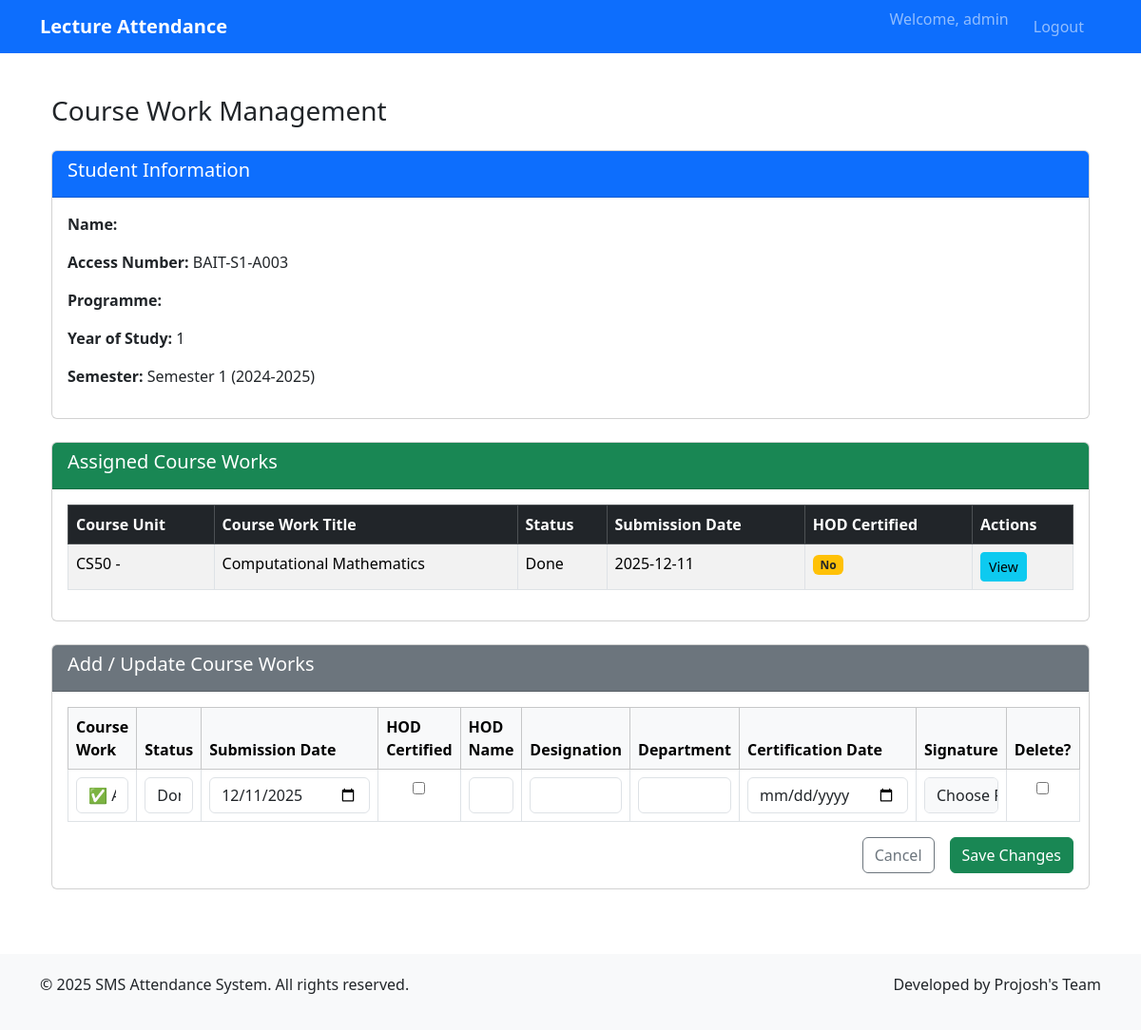
Page /passbook/access/BAIT-S1-A003/course-works/ (signed in) on the committed database.
### accounts/models.py (models this page shows, shortened)
class User(AbstractUser):
    USER_TYPE_CHOICES = (
        ('sysadmin', 'System Administrator'),
        ('student', 'Student'),
        ('dean_of_students', 'Dean of Students'),
        ('finance_director', 'Finance Director'),
        ('academic_registrar', 'Academic Registrar'),
        ('head_of_department', 'Head of Department'),
        ('faculty_dean', 'Faculty Dean'),
        ('medical_officer', 'Medical Officer'),
        ('nche_officer', 'NCHE Officer'),
        ('lecturer', 'Lecturer'),  # Keep if needed
    )
    user_type = models.CharField(max_length=20, choices=USER_TYPE_CHOICES)
    phone_number = models.CharField(max_length=15, unique=True, blank=True, null=True)
    @property
    def is_sysadmin(self):
        return self.user_type == 'sysadmin'
    @property
    def is_student(self):
        return self.user_type == 'student'
    @property
    def is_head_of_department(self):
        return self.user_type == 'head_of_department'
    groups = models.ManyToManyField(
        'auth.Group',
        related_name="accounts_user_groups",
        blank=True,
    )
    user_permissions = models.ManyToManyField(
        'auth.Permission',
        related_name="accounts_user_permissions",
        blank=True,
    )

### pass_book/models.py (models this page shows, shortened)
class AccessNumber(models.Model):
    access_number = models.CharField(max_length=20, unique=True, primary_key=True)
    student = models.ForeignKey(
        Student,
        on_delete=models.CASCADE,
        related_name='access_numbers'
    )
    academic_year = models.ForeignKey('AcademicYear', on_delete=models.CASCADE)
    semester = models.ForeignKey('Semester', on_delete=models.CASCADE)
    year_of_study = models.IntegerField(validators=[MinValueValidator(1), MaxValueValidator(5)])
    generated_date = models.DateTimeField(auto_now_add=True)
    is_active = models.BooleanField(default=True)
    class Meta:
        unique_together = ['student', 'academic_year', 'semester']
        ordering = ['-generated_date']

class Semester(models.Model):
    SEMESTER_CHOICES = [
        (1, 'Semester One'),
        (2, 'Semester Two'),
        (3, 'Semester Three'),
        (4, 'Semester Four'),
        (5, 'Semester Five'),
        (6, 'Semester Six'),
        (7, 'Semester Seven'),
        (8, 'Semester Eight'),
    ]
    number = models.IntegerField(choices=SEMESTER_CHOICES, validators=[MinValueValidator(1), MaxValueValidator(8)])
    academic_year = models.ForeignKey(AcademicYear, on_delete=models.CASCADE)
    start_date = models.DateField()
    end_date = models.DateField()
    is_active = models.BooleanField(default=False)
    class Meta:
        unique_together = ['number', 'academic_year']  # Prevent duplicate semester numbers in same year
        ordering = ['academic_year', 'number']
    def __str__(self):
        return f"Semester {self.number} ({self.academic_year.year_label})"

class AcademicYear(models.Model):
    year_label = models.CharField(max_length=20, unique=True, help_text="e.g., 2023-2024")
    start_date = models.DateField()
    end_date = models.DateField()
    is_active = models.BooleanField(default=False)
    class Meta:
        ordering = ['-start_date']

class StudentCourseWork(models.Model):
    STATUS_CHOICES = [
        ('DONE', 'Done'),
        ('MISSED', 'Missed'),
    ]
    access_number = models.ForeignKey(
        AccessNumber,
        on_delete=models.CASCADE,
        related_name='course_works'
    )
    course_work = models.ForeignKey(CourseWork, on_delete=models.CASCADE)
    status = models.CharField(max_length=10, choices=STATUS_CHOICES, blank=True, null=True)
    submission_date = models.DateField(blank=True, null=True)
    score = models.IntegerField(blank=True, null=True)
    hod_certified = models.BooleanField(default=False)
    hod_name = models.CharField(max_length=200, blank=True, null=True)
    hod_designation = models.CharField(max_length=200, blank=True, null=True)
    hod_department = models.CharField(max_length=100, blank=True, null=True)
    hod_certification_date = models.DateField(blank=True, null=True)
    hod_signature = models.ImageField(upload_to='hod_coursework_signatures/', blank=True, null=True)
    class Meta:
        unique_together = ['access_number', 'course_work']
        verbose_name = "Student Course Work"
        verbose_name_plural = "Student Course Works"

class CourseWork(models.Model):
    title = models.CharField(max_length=200)
    course_unit = models.ForeignKey(
        CourseUnit,
        on_delete=models.CASCADE,
        related_name='course_works'
    )
    description = models.TextField(blank=True, null=True)
    due_date = models.DateField(blank=True, null=True)
    max_score = models.IntegerField(default=100)
    class Meta:
        verbose_name = "Course Work"
        verbose_name_plural = "Course Works"
        ordering = ['title']

class CourseUnit(models.Model):
    code = models.CharField(max_length=20, unique=True)
    title = models.CharField(max_length=200)
    credit_units = models.IntegerField(validators=[MinValueValidator(1), MaxValueValidator(6)])
    description = models.TextField(blank=True, null=True)
    department = models.CharField(max_length=100)
    semester_offered = models.IntegerField(validators=[MinValueValidator(1), MaxValueValidator(8)])
    is_active = models.BooleanField(default=True)
    course = models.ForeignKey(
        Course,
        on_delete=models.CASCADE,
        related_name='course_units'
    )
    class Meta:
        verbose_name = "Course Unit"
        verbose_name_plural = "Course Units"
        ordering = ['code']

### pass_book/views.py (the view, shortened to what this page needs)
# urls.py: path('access/<str:access_number>/course-works/', views.StudentCourseWorkCreateUpdateView.as_view(), name='course_work_manage'),
@method_decorator(login_required, name='dispatch')
class StudentCourseWorkCreateUpdateView(View):
    template_name = 'student_registration/student_course_work_form2.html'
    def get(self, request, access_number):
        if not (request.user.is_head_of_department or request.user.is_sysadmin):
            raise PermissionDenied("Only the Head of Department or System Administrator can manage course work certifications.")
        access_num = get_object_or_404(
            AccessNumber.objects.prefetch_related(
                'course_works__course_work__course_unit'
            ),
            access_number=access_number
        )
        course_works = access_num.course_works.all()
        formset = StudentCourseWorkFormSet(
            instance=access_num,
            form_kwargs={'access_num': access_num}
        )
        return render(request, self.template_name, {
            'access_num': access_num,
            'student': access_num.student,
            'course_works': course_works,
            'formset': formset,
        })

### templates/student_registration/student_course_work_form2.html (shortened to what this page needs)
{% extends 'base.html' %}
{% load static %}
{% block content %}
<div class="container mt-4">
  <h3 class="mb-4">Course Work Management</h3>
  <div class="card mb-4">
    <div class="card-header bg-primary text-white">
      <h5>Student Information</h5>
    </div>
    <div class="card-body">
      <p><strong>Name:</strong> {{ student.get_full_name }}</p>
      <p><strong>Access Number:</strong> {{ access_num.access_number }}</p>
      <p><strong>Programme:</strong> {{ student.programme }}</p>
      <p><strong>Year of Study:</strong> {{ access_num.year_of_study }}</p>
      <p><strong>Semester:</strong> {{ access_num.semester }}</p>
    </div>
  </div>
  {% if course_works %}
  <div class="card mb-4">
    <div class="card-header bg-success text-white">
      <h5>Assigned Course Works</h5>
    </div>
    <div class="card-body">
      <table class="table table-bordered table-striped">
        <thead class="table-dark">
          <tr>
            <th>Course Unit</th>
            <th>Course Work Title</th>
            <th>Status</th>
            <th>Submission Date</th>
            <th>HOD Certified</th>
            <th>Actions</th>
          </tr>
        </thead>
        <tbody>
          {% for scw in course_works %}
          <tr>
            <td>{{ scw.course_work.course_unit.code }} - {{ scw.course_work.course_unit.name }}</td>
            <td>{{ scw.course_work.title }}</td>
            <td>{{ scw.get_status_display|default:"Pending" }}</td>
            <td>{{ scw.submission_date|date:"Y-m-d"|default:"-" }}</td>
            <td>{% if scw.hod_certified %}<span class="badge bg-success">Yes</span>{% else %}<span class="badge bg-warning text-dark">No</span>{% endif %}</td>
            <td>
              <a href="{% url 'pass_book:course_work_detail' access_number=access_num.access_number %}" class="btn btn-sm btn-info">View</a>
            </td>
          </tr>
          {% endfor %}
        </tbody>
      </table>
    </div>
  </div>
  {% else %}
  <div class="alert alert-info mb-4">
    No course works have been assigned yet.
  </div>
  {% endif %}
  <div class="card">
    <div class="card-header bg-secondary text-white">
      <h5>Add / Update Course Works</h5>
    </div>
    <div class="card-body">
      <form method="post" enctype="multipart/form-data">
        <table class="table table-bordered">
          <thead class="table-light">
            <tr>
              <th>Course Work</th>
              <th>Status</th>
              <th>Submission Date</th>
              <th>HOD Certified</th>
              <th>HOD Name</th>
              <th>Designation</th>
              <th>Department</th>
              <th>Certification Date</th>
              <th>Signature</th>
              <th>Delete?</th>
            </tr>
          </thead>
          <tbody>
            {% for form in formset %}
            <tr>
              <td>
                {{ form.course_work }}
              </td>
              <td>
                {{ form.status }}
              </td>
              <td>
                {{ form.submission_date }}
              </td>
              <td class="text-center">
                {{ form.hod_certified }}
              </td>
              <td>
                {{ form.hod_name }}
              </td>
              <td>
                {{ form.hod_designation }}
              </td>
              <td>
                {{ form.hod_department }}
              </td>
              <td>
                {{ form.hod_certification_date }}
              </td>
              <td>
                {{ form.hod_signature }}
              </td>
              <td class="text-center">
                {{ form.DELETE }}
              </td>
            </tr>
            {% endfor %}
          </tbody>
        </table>
        <div class="d-grid gap-2 d-md-flex justify-content-md-end">
          <a href="{% url 'pass_book:course_work_detail' access_number=access_num.access_number %}" class="btn btn-outline-secondary me-md-2">Cancel</a>
          <button type="submit" class="btn btn-success">Save Changes</button>
        </div>
      </form>
    </div>
  </div>
</div>
{% endblock %}

### templates/includes/header.html (shortened to what this page needs)
<nav class="navbar navbar-expand-lg navbar-dark bg-primary">
  <div class="container">
    <a class="navbar-brand" >Lecture Attendance</a>
    <div class="collapse navbar-collapse" id="navbarNav">
      <ul class="navbar-nav">
        {% if user.is_authenticated %}
          <li class="nav-item">
            <span class="navbar-text me-2">Welcome, {{ user.username }}</span>
          </li>
          <li class="nav-item">
            <form action="{% url 'logout' %}" method="post" class="d-inline">
              <button type="submit" class="btn btn-link nav-link">Logout</button>
            </form>
          </li>
        {% endif %}
      </ul>
    </div>
  </div>
</nav>

### templates/base.html (style rules this page uses)
.navbar-brand { font-weight: bold; }
.nav-item { margin-right: 10px; }

### rows in the picture
User: username "admin"
AccessNumber: access_number "BAIT-S1-A003", year_of_study "1", semester "Semester 1 (2024-2025)"
StudentCourseWork: course_work.course_unit.code "CS50", course_work "Computational Mathematics", status "Done", submission_date "2025-12-11", hod_certified "No"
